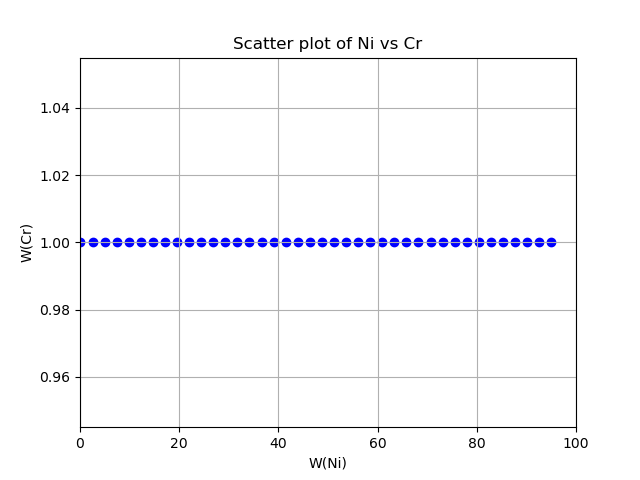

This chart was generated by the following Python code:
from tc_python import *
import matplotlib.pyplot as plt
import numpy as np
import pandas as pd

current_directory = os.path.dirname(os.path.abspath(__file__))
cache_fname = os.path.basename(__file__) + "_cache"
output_fname = os.path.splitext(os.path.basename(__file__))[0]

print("Cache Filename: ", cache_fname)
print("Output Filename: ", output_fname)
print("Current Dir: ", current_directory)

# Setup thermodynamic calculation
with TCPython() as start:
    calculation = (
        start
        .set_cache_folder(os.path.join(current_directory, cache_fname))
        .set_ges_version(5)
        .select_database_and_elements("tchea4", ["Ni", "Cr", "Mo", "Ti", "Fe"])
        .get_system()
        .with_batch_equilibrium_calculation()
        .set_condition("W(Ni)", 95E-2)
        .set_condition("W(Cr)", 0.1E-2)
        .set_condition("W(Mo)", 0.1E-2)
        .set_condition("W(Ti)", 0.1E-2)
        .set_condition("T", 1000+273.15)
        .disable_global_minimization()
    )

    # Generate condition combinations for equilibrium calculations
    k = 40
    list_of_conditions = [(("W(Ni)", w_ni), ("W(Cr)", 0.1E-2), ("W(Mo)", 0.1E-2), ("W(Ti)", 0.1E-2), ("T", tk))
                          for w_ni in np.linspace(0.1E-2, 0.95, k)
                          for tk in np.arange(900+273.15, 1300+273.15, 50)
                          if w_ni + 0.1E-2 + 0.1E-2 + 0.1E-2 <= 1]

    calculation.set_conditions_for_equilibria(list_of_conditions)

    results = calculation.calculate(
        ["np(FCC_L12)", "np(FCC_L12#1)", "np(FCC_L12#2)"], 100)

    list_np_FCC_L12 = results.get_values_of('np(FCC_L12)')
    list_np_FCC_L12_1 = results.get_values_of('np(FCC_L12#1)')
    list_np_FCC_L12_2 = results.get_values_of('np(FCC_L12#2)')

# ====== postprocessing of tc calculation ======
list_np_FCC_L12_merge = [max(a, b, c) for a, b, c in zip(
    list_np_FCC_L12, list_np_FCC_L12_1, list_np_FCC_L12_2)]

df = pd.DataFrame(columns=['Ni', 'Cr', 'Mo', 'Ti',
                  'T', 'np(FCC_L12)', 'np(FCC_L12#1)', 'np(FCC_L12#2)',
                           'np(FCC_L12)_merge'])

# Convert conditions and results to DataFrame
df = pd.DataFrame({
    'Ni': [dict(conditions)['W(Ni)']*100 for conditions in list_of_conditions],
    'Cr': [dict(conditions)['W(Cr)']*100 for conditions in list_of_conditions],
    'Mo': [dict(conditions)['W(Mo)']*100 for conditions in list_of_conditions],
    'Ti': [dict(conditions)['W(Ti)']*100 for conditions in list_of_conditions],
    'T': [dict(conditions)['T'] for conditions in list_of_conditions],
    'np(FCC_L12)': list_np_FCC_L12,
    'np(FCC_L12#1)': list_np_FCC_L12_1,
    'np(FCC_L12#2)': list_np_FCC_L12_2,
    'np(FCC_L12)_merge': list_np_FCC_L12_merge
})

df.to_excel(os.path.join(current_directory,
            "tc_full_df_check.xlsx"), index=False)

# --- data showing FCC possibilties
# Group by 'Ni' and 'Cr' and filter groups with any 'np(FCC_L12)' value > 0.99
filtered_groups_FCC_y = df.groupby(['Ni', 'Cr', 'Mo', 'Ti']).filter(
    lambda x: (x['np(FCC_L12)_merge'] > 0.95).any())
# Get unique 'Ni' and 'Cr' combinations
result_FCC_y = filtered_groups_FCC_y[['Ni', 'Cr', 'Mo', 'Ti']
                                     ].drop_duplicates().reset_index(drop=True)

# Calculate the 'Fe' column values
result_FCC_y['Fe'] = 100 - result_FCC_y['Ni'] - \
    result_FCC_y['Cr'] - result_FCC_y['Mo'] - result_FCC_y['Ti']
print(result_FCC_y.head(3))
# df_output_fname = output_fname+".xlsx"
df_output_fname = "MultiTaskModel_NiFe_CrMoTi_TC_wt_pct.xlsx"
result_FCC_y.to_excel(
    os.path.join(current_directory, df_output_fname), index=False)

# --- data showing no FCC possibilties
# Get unique combinations where 'np(FCC_L12)_merge' < 1 for each group
filtered_groups_FCC_n = df.groupby(['Ni', 'Cr', 'Mo', 'Ti']).filter(
    lambda group: group['np(FCC_L12)_merge'].max() < 0.95)
result_FCC_n = filtered_groups_FCC_n[['Ni', 'Cr', 'Mo', 'Ti']
                                     ].drop_duplicates().reset_index(drop=True)

# Plotting
plt.scatter(result_FCC_y['Ni'], len(result_FCC_y['Ni'])
            * [1], marker='o', color='blue', label='Y values')
plt.scatter(result_FCC_n['Ni'], len(result_FCC_n['Ni'])
            * [1], marker='o', color='red', label='N values')
plt.title('Scatter plot of Ni vs Cr')
plt.xlabel('W(Ni)')
plt.ylabel('W(Cr)')
plt.grid(True)
plt.xlim(0, 100)
# plt.ylim(0, 100)
# plt.axis('square')
plt_output_fname = output_fname+".png"
plt.savefig(os.path.join(current_directory, plt_output_fname))
